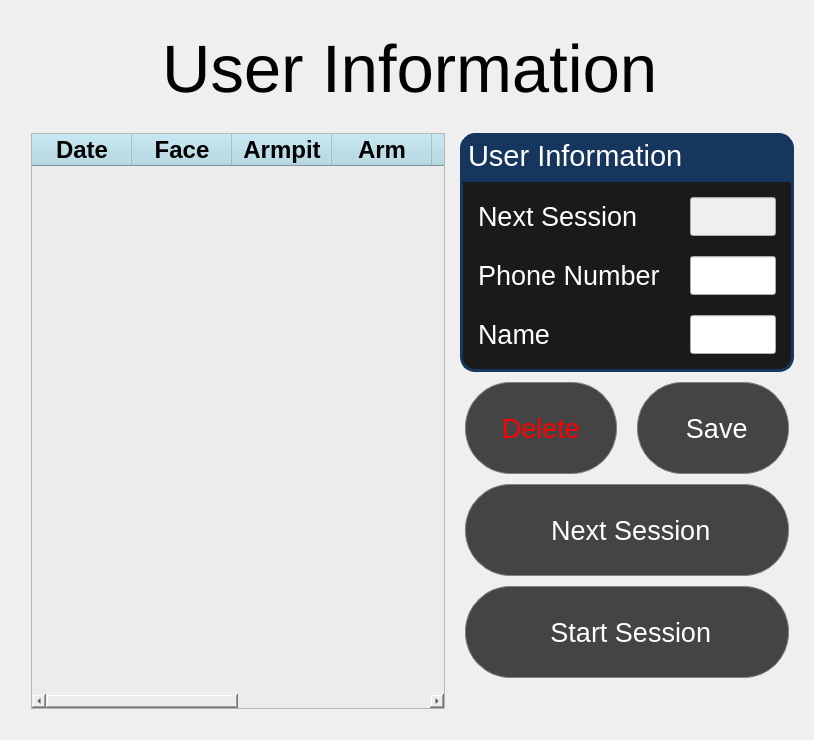
      <widget class="QWidget" name="editUserPage">
       <layout class="QVBoxLayout" name="verticalLayout_19">
        <item>
         <layout class="QVBoxLayout" name="verticalLayout_18" stretch="1,9">
          <property name="leftMargin">
           <number>0</number>
          </property>
          <property name="bottomMargin">
           <number>0</number>
          </property>
          <item>
           <layout class="QHBoxLayout" name="horizontalLayout_13" stretch="0,0,0">
            <property name="leftMargin">
             <number>20</number>
            </property>
            <property name="topMargin">
             <number>20</number>
            </property>
            <property name="rightMargin">
             <number>20</number>
            </property>
            <property name="bottomMargin">
             <number>20</number>
            </property>
            <item>
             <layout class="QHBoxLayout" name="horizontalLayout_28">
              <property name="leftMargin">
               <number>0</number>
              </property>
              <item>
               <widget class="QPushButton" name="btnBackEditUser">
                <property name="font">
                 <font>
                  <family>Arial</family>
                  <pointsize>13</pointsize>
                 </font>
                </property>
                <property name="styleSheet">
                 <string notr="true">QPushButton {
outline:0;
border-radius:50px;

}
QPushButton:hover:!pressed{
border:3px solid white;
}
QPushButton:pressed{
border:3px solid red;
}
</string>
                </property>
                <property name="text">
                 <string/>
                </property>
                <property name="icon">
                 <iconset>
                  <normaloff>images/back.png</normaloff>images/back.png</iconset>
                </property>
                <property name="iconSize">
                 <size>
                  <width>100</width>
                  <height>100</height>
                 </size>
                </property>
               </widget>
              </item>
              <item>
               <spacer name="horizontalSpacer_16">
                <property name="orientation">
                 <enum>Qt::Horizontal</enum>
                </property>
                <property name="sizeHint" stdset="0">
                 <size>
                  <width>40</width>
                  <height>20</height>
                 </size>
                </property>
               </spacer>
              </item>
             </layout>
            </item>
            <item>
             <widget class="QLabel" name="lblHeaderUserInfo">
              <property name="font">
               <font>
                <family>Arial</family>
                <pointsize>50</pointsize>
               </font>
              </property>
              <property name="text">
               <string>User Information</string>
              </property>
             </widget>
            </item>
            <item>
             <spacer name="horizontalSpacer_4">
              <property name="orientation">
               <enum>Qt::Horizontal</enum>
              </property>
              <property name="sizeHint" stdset="0">
               <size>
                <width>40</width>
                <height>20</height>
               </size>
              </property>
             </spacer>
            </item>
           </layout>
          </item>
          <item>
           <layout class="QHBoxLayout" name="horizontalLayout_12" stretch="7,4">
            <property name="leftMargin">
             <number>0</number>
            </property>
            <property name="rightMargin">
             <number>0</number>
            </property>
            <item>
             <layout class="QVBoxLayout" name="tblUserLayout" stretch="10">
              <property name="leftMargin">
               <number>20</number>
              </property>
              <property name="bottomMargin">
               <number>20</number>
              </property>
              <item>
               <widget class="QTableWidget" name="userInfoTable">
                <property name="font">
                 <font>
                  <pointsize>16</pointsize>
                 </font>
                </property>
                <property name="styleSheet">
                 <string notr="true">QHeaderView::section
{
    background-color:lightblue;
	color:black;
} 
 
QWidget {
background-color: rgb(236, 236, 236);
color:black;
}

QHeaderView::section
{
    background-color:lightblue;
	color:black;
} 
 </string>
                </property>
                <property name="editTriggers">
                 <set>QAbstractItemView::NoEditTriggers</set>
                </property>
                <property name="selectionBehavior">
                 <enum>QAbstractItemView::SelectRows</enum>
                </property>
                <property name="verticalScrollMode">
                 <enum>QAbstractItemView::ScrollPerPixel</enum>
                </property>
                <property name="sortingEnabled">
                 <bool>false</bool>
                </property>
                <column>
                 <property name="text">
                  <string>Date</string>
                 </property>
                 <property name="font">
                  <font>
                   <pointsize>18</pointsize>
                   <weight>75</weight>
                   <bold>true</bold>
                  </font>
                 </property>
                </column>
                <column>
                 <property name="text">
                  <string>Face</string>
                 </property>
                 <property name="font">
                  <font>
                   <pointsize>18</pointsize>
                   <weight>75</weight>
                   <bold>true</bold>
                  </font>
                 </property>
                </column>
                <column>
                 <property name="text">
                  <string>Armpit</string>
                 </property>
                 <property name="font">
                  <font>
                   <family>MS Shell Dlg 2</family>
                   <pointsize>18</pointsize>
                   <weight>75</weight>
                   <bold>true</bold>
                  </font>
                 </property>
                </column>
                <column>
                 <property name="text">
                  <string>Arm</string>
                 </property>
                 <property name="font">
                  <font>
                   <family>MS Shell Dlg 2</family>
                   <pointsize>18</pointsize>
                   <weight>75</weight>
                   <bold>true</bold>
                  </font>
                 </property>
                </column>
                <column>
                 <property name="text">
                  <string>Body</string>
                 </property>
                 <property name="font">
                  <font>
                   <family>MS Shell Dlg 2</family>
                   <pointsize>18</pointsize>
                   <weight>75</weight>
                   <bold>true</bold>
                  </font>
                 </property>
                </column>
                <column>
                 <property name="text">
                  <string>Bikini</string>
                 </property>
                 <property name="font">
                  <font>
                   <family>MS Shell Dlg 2</family>
                   <pointsize>18</pointsize>
                   <weight>75</weight>
                   <bold>true</bold>
                  </font>
                 </property>
                </column>
                <column>
                 <property name="text">
                  <string>Leg</string>
                 </property>
                 <property name="font">
                  <font>
                   <family>MS Shell Dlg 2</family>
                   <pointsize>18</pointsize>
                   <weight>75</weight>
                   <bold>true</bold>
                  </font>
                 </property>
                </column>
                <column>
                 <property name="text">
                  <string>Total</string>
                 </property>
                 <property name="font">
                  <font>
                   <family>MS Shell Dlg 2</family>
                   <pointsize>18</pointsize>
                   <weight>75</weight>
                   <bold>true</bold>
                  </font>
                 </property>
                </column>
               </widget>
              </item>
             </layout>
            </item>
            <item>
             <widget class="QFrame" name="userInfoFrame">
              <property name="layoutDirection">
               <enum>Qt::LeftToRight</enum>
              </property>
              <property name="frameShape">
               <enum>QFrame::NoFrame</enum>
              </property>
              <property name="frameShadow">
               <enum>QFrame::Raised</enum>
              </property>
              <layout class="QVBoxLayout" name="verticalLayout_56">
               <property name="spacing">
                <number>10</number>
               </property>
               <property name="topMargin">
                <number>0</number>
               </property>
               <property name="bottomMargin">
                <number>11</number>
               </property>
               <item>
                <layout class="QVBoxLayout" name="verticalLayout_20">
                 <property name="spacing">
                  <number>0</number>
                 </property>
                 <property name="topMargin">
                  <number>0</number>
                 </property>
                 <item>
                  <widget class="QLabel" name="lblUserInfo">
                   <property name="font">
                    <font>
                     <family>Arial</family>
                     <pointsize>22</pointsize>
                    </font>
                   </property>
                   <property name="styleSheet">
                    <string notr="true">QLabel {
    qproperty-alignment: AlignCenter;
	border: 1px solid #FF17365D;
	border-top-left-radius: 15px;
	border-top-right-radius: 15px;
	background-color: #FF17365D;
	padding: 5px 0px;
	color: rgb(255, 255, 255);
	max-height: 40px;	
}</string>
                   </property>
                   <property name="text">
                    <string>User Information</string>
                   </property>
                  </widget>
                 </item>
                 <item>
                  <widget class="QFrame" name="frame_2">
                   <property name="styleSheet">
                    <string notr="true">QFrame {
	border: 3px solid #FF17365D;
	border-bottom-left-radius: 15px;
	border-bottom-right-radius: 15px;
background-color: rgb(26, 26, 26);
}
QLabel{
border:0px;
color:white;
}</string>
                   </property>
                   <property name="frameShape">
                    <enum>QFrame::StyledPanel</enum>
                   </property>
                   <property name="frameShadow">
                    <enum>QFrame::Raised</enum>
                   </property>
                   <layout class="QGridLayout" name="gridLayout_13">
                    <property name="leftMargin">
                     <number>15</number>
                    </property>
                    <property name="topMargin">
                     <number>15</number>
                    </property>
                    <property name="rightMargin">
                     <number>15</number>
                    </property>
                    <property name="bottomMargin">
                     <number>15</number>
                    </property>
                    <item row="0" column="0">
                     <layout class="QGridLayout" name="gridLayout" rowstretch="1,0,0">
                      <property name="topMargin">
                       <number>0</number>
                      </property>
                      <property name="rightMargin">
                       <number>0</number>
                      </property>
                      <property name="bottomMargin">
                       <number>0</number>
                      </property>
                      <property name="horizontalSpacing">
                       <number>30</number>
                      </property>
                      <property name="verticalSpacing">
                       <number>20</number>
                      </property>
                      <item row="0" column="0">
                       <widget class="QLabel" name="lblNextSession">
                        <property name="font">
                         <font>
                          <family>Arial</family>
                          <pointsize>20</pointsize>
                         </font>
                        </property>
                        <property name="text">
                         <string>Next Session</string>
                        </property>
                        <property name="alignment">
                         <set>Qt::AlignLeading|Qt::AlignLeft|Qt::AlignVCenter</set>
                        </property>
                       </widget>
                      </item>
                      <item row="1" column="0">
                       <widget class="QLabel" name="lblPhoneNumber">
                        <property name="font">
                         <font>
                          <family>Arial</family>
                          <pointsize>20</pointsize>
                         </font>
                        </property>
                        <property name="text">
                         <string>Phone Number</string>
                        </property>
                        <property name="alignment">
                         <set>Qt::AlignLeading|Qt::AlignLeft|Qt::AlignVCenter</set>
                        </property>
                       </widget>
                      </item>
                      <item row="0" column="1">
                       <widget class="QLineEdit" name="txtNextSession">
                        <property name="enabled">
                         <bool>false</bool>
                        </property>
                        <property name="font">
                         <font>
                          <family>Arial</family>
                          <pointsize>20</pointsize>
                         </font>
                        </property>
                        <property name="styleSheet">
                         <string notr="true"/>
                        </property>
                        <property name="alignment">
                         <set>Qt::AlignCenter</set>
                        </property>
                        <property name="readOnly">
                         <bool>true</bool>
                        </property>
                       </widget>
                      </item>
                      <item row="2" column="1">
                       <widget class="LineEdit" name="txtEditName">
                        <property name="font">
                         <font>
                          <family>Arial</family>
                          <pointsize>20</pointsize>
                         </font>
                        </property>
                        <property name="styleSheet">
                         <string notr="true"/>
                        </property>
                        <property name="alignment">
                         <set>Qt::AlignCenter</set>
                        </property>
                        <property name="clearButtonEnabled">
                         <bool>false</bool>
                        </property>
                       </widget>
                      </item>
                      <item row="2" column="0">
                       <widget class="QLabel" name="lblName">
                        <property name="font">
                         <font>
                          <family>Arial</family>
                          <pointsize>20</pointsize>
                         </font>
                        </property>
                        <property name="text">
                         <string>Name</string>
                        </property>
                        <property name="alignment">
                         <set>Qt::AlignLeading|Qt::AlignLeft|Qt::AlignVCenter</set>
                        </property>
                       </widget>
                      </item>
                      <item row="1" column="1">
                       <widget class="LineEdit" name="txtEditNumber">
                        <property name="font">
                         <font>
                          <family>Arial</family>
                          <pointsize>20</pointsize>
                         </font>
                        </property>
                        <property name="styleSheet">
                         <string notr="true"/>
                        </property>
                        <property name="alignment">
                         <set>Qt::AlignCenter</set>
                        </property>
                        <property name="clearButtonEnabled">
                         <bool>false</bool>
                        </property>
                       </widget>
                      </item>
                     </layout>
                    </item>
                   </layout>
                  </widget>
                 </item>
                </layout>
               </item>
               <item>
                <layout class="QHBoxLayout" name="horizontalLayout_6" stretch="1,6,1">
                 <property name="topMargin">
                  <number>0</number>
                 </property>
                 <item>
                  <spacer name="horizontalSpacer_28">
                   <property name="orientation">
                    <enum>Qt::Horizontal</enum>
                   </property>
                   <property name="sizeHint" stdset="0">
                    <size>
                     <width>40</width>
                     <height>20</height>
                    </size>
                   </property>
                  </spacer>
                 </item>
                 <item>
                  <layout class="QVBoxLayout" name="verticalLayout_81">
                   <property name="spacing">
                    <number>10</number>
                   </property>
                   <property name="topMargin">
                    <number>0</number>
                   </property>
                   <property name="bottomMargin">
                    <number>0</number>
                   </property>
                   <item>
                    <layout class="QHBoxLayout" name="horizontalLayout_15">
                     <property name="topMargin">
                      <number>0</number>
                     </property>
                     <property name="rightMargin">
                      <number>0</number>
                     </property>
                     <item>
                      <widget class="QPushButton" name="btnDeleteUser">
                       <property name="font">
                        <font>
                         <pointsize>20</pointsize>
                        </font>
                       </property>
                       <property name="styleSheet">
                        <string notr="true">QPushButton {
background-color: rgb(68, 68, 68);
color:red;
min-width: 150px;
min-height: 90px;
border-radius: 45px;
border: 1px solid gray;
margin: 0 5px 0 5px;
outline:0;
}
QPushButton:hover:!pressed{
background-color:rgb(77, 77, 77);
border: 1px solid white;
}</string>
                       </property>
                       <property name="text">
                        <string>Delete</string>
                       </property>
                       <property name="icon">
                        <iconset>
                         <normaloff>images/delete.png</normaloff>images/delete.png</iconset>
                       </property>
                       <property name="iconSize">
                        <size>
                         <width>50</width>
                         <height>50</height>
                        </size>
                       </property>
                      </widget>
                     </item>
                     <item>
                      <widget class="QPushButton" name="btnSaveInfo">
                       <property name="font">
                        <font>
                         <pointsize>20</pointsize>
                        </font>
                       </property>
                       <property name="styleSheet">
                        <string notr="true">QPushButton {
background-color: rgb(68, 68, 68);
color:white;
min-width: 150px;
min-height: 90px;
border-radius: 45px;
border: 1px solid gray;
margin: 0 5px 0 5px;
outline:0;
}
QPushButton:hover:!pressed{
background-color:rgb(77, 77, 77);
border: 1px solid white;
}</string>
                       </property>
                       <property name="text">
                        <string> Save</string>
                       </property>
                       <property name="icon">
                        <iconset>
                         <normaloff>images/saveUser.png</normaloff>images/saveUser.png</iconset>
                       </property>
                       <property name="iconSize">
                        <size>
                         <width>60</width>
                         <height>60</height>
                        </size>
                       </property>
                      </widget>
                     </item>
                    </layout>
                   </item>
                   <item>
                    <widget class="QPushButton" name="btnNextSession">
                     <property name="font">
                      <font>
                       <family>Arial</family>
                       <pointsize>20</pointsize>
                      </font>
                     </property>
                     <property name="styleSheet">
                      <string notr="true">QPushButton {
background-color: rgb(68, 68, 68);
min-width: 250px;
min-height: 90px;
border-radius: 45px;
border: 1px solid gray;
margin: 0 5px 0 5px;
outline:0;
color:white;
}
QPushButton:hover:!pressed{
background-color:rgb(77, 77, 77);
border: 1px solid white;
}</string>
                     </property>
                     <property name="text">
                      <string> Next Session</string>
                     </property>
                     <property name="icon">
                      <iconset>
                       <normaloff>images/nextSession.png</normaloff>images/nextSession.png</iconset>
                     </property>
                     <property name="iconSize">
                      <size>
                       <width>80</width>
                       <height>80</height>
                      </size>
                     </property>
                    </widget>
                   </item>
                   <item>
                    <widget class="QPushButton" name="btnStartUserSession">
                     <property name="font">
                      <font>
                       <family>Arial</family>
                       <pointsize>20</pointsize>
                      </font>
                     </property>
                     <property name="styleSheet">
                      <string notr="true">QPushButton {
background-color: rgb(68, 68, 68);
min-width: 250px;
min-height: 90px;
border-radius: 45px;
border: 1px solid gray;
margin: 0 5px 0 5px;
outline:0;
color:white;
}
QPushButton:hover:!pressed{
background-color:rgb(77, 77, 77);
border: 1px solid white;
}</string>
                     </property>
                     <property name="text">
                      <string> Start Session</string>
                     </property>
                     <property name="icon">
                      <iconset>
                       <normaloff>images/startSession.png</normaloff>images/startSession.png</iconset>
                     </property>
                     <property name="iconSize">
                      <size>
                       <width>80</width>
                       <height>80</height>
                      </size>
                     </property>
                    </widget>
                   </item>
                  </layout>
                 </item>
                 <item>
                  <spacer name="horizontalSpacer_31">
                   <property name="orientation">
                    <enum>Qt::Horizontal</enum>
                   </property>
                   <property name="sizeHint" stdset="0">
                    <size>
                     <width>40</width>
                     <height>20</height>
                    </size>
                   </property>
                  </spacer>
                 </item>
                </layout>
               </item>
               <item>
                <spacer name="verticalSpacer_53">
                 <property name="orientation">
                  <enum>Qt::Vertical</enum>
                 </property>
                 <property name="sizeHint" stdset="0">
                  <size>
                   <width>20</width>
                   <height>40</height>
                  </size>
                 </property>
                </spacer>
               </item>
              </layout>
             </widget>
            </item>
           </layout>
          </item>
         </layout>
        </item>
       </layout>
      </widget>
